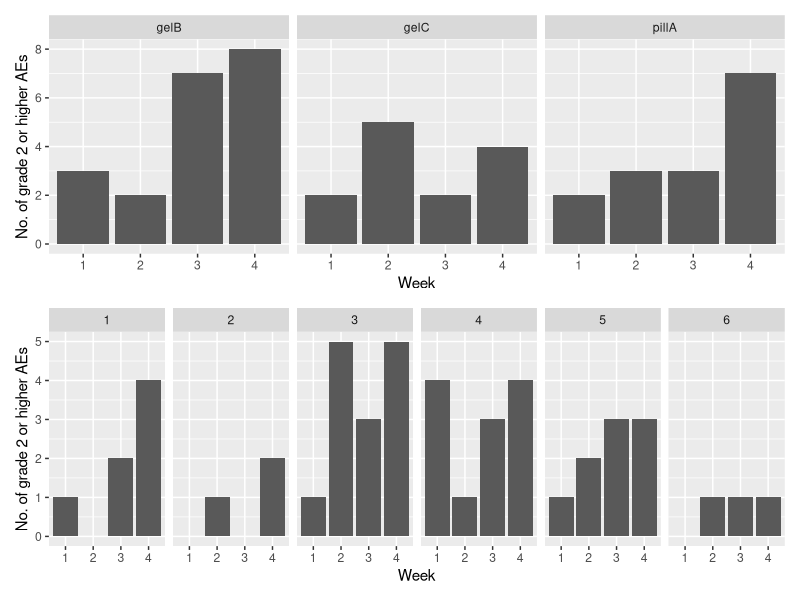
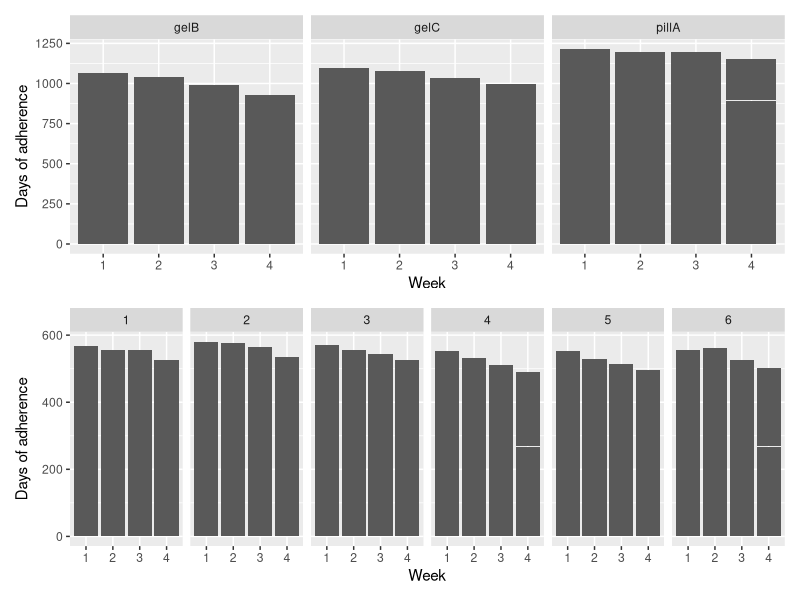

These figures' R source, in order:
## ---- chunk 1
knitr::opts_chunk$set(echo = TRUE)

#load libraries
library(tidyverse)
library(patchwork)

#load data
bl.data=read.csv("baseline.csv")[,-c(1,3:5)]
endpt.data=read.csv("endpoints.csv")
## ---- chunk 2
#merge and tidy data (NO MISSINGNESS, n=30 in each of the 6 sequences)
all.data=merge(endpt.data,bl.data,by="ptid") %>%
  mutate(sequence1=factor(ifelse(period1=="Pill A" & period2=="Gel B" & period3=="Gel C",1,
                  ifelse(period1=="Gel C" & period2=="Pill A" & period3=="Gel B",2,
                  ifelse(period1=="Gel B" & period2=="Gel C" & period3=="Pill A",3,
                  ifelse(period1=="Gel B" & period2=="Pill A" & period3=="Gel C",4,
                  ifelse(period1=="Pill A" & period2=="Gel C" & period3=="Gel B",5,6)))))),
         sequence2=factor(ifelse(sequence1==1 | sequence1==4,0,
                          ifelse(sequence1==2 | sequence1==5,1,2)))) %>%
  pivot_longer(cols=AE_pillA_week1:Adhere_gelC_week4,names_to=c("AE.or.Adhere","trt","week"),
               names_pattern="(..)_(.*)_(.*)",values_to="AE.or.adhere.val") %>%
  mutate(AE.or.Adhere=ifelse(AE.or.Adhere=="re","Adhere","AE"),
         week=str_sub(week,5,-1))

View(all.data)
## ---- chunk 3
#PRIMARY OBJECTIVES (safety and adherence)

#Safety
ae.plot1=all.data %>%
  dplyr::filter(AE.or.Adhere=="AE") %>%
  dplyr::select(trt,AE.or.adhere.val,week) %>%
  ggplot(aes(x=week,y=AE.or.adhere.val))+
  geom_histogram(stat="identity")+
  facet_grid(.~trt)+
  labs(y="No. of grade 2 or higher AEs",x="Week")

ae.plot2=all.data %>%
  dplyr::filter(AE.or.Adhere=="AE") %>%
  dplyr::select(trt,AE.or.adhere.val,week,sequence1) %>%
  ggplot(aes(x=week,y=AE.or.adhere.val))+
  geom_histogram(stat="identity")+
  facet_grid(.~sequence1)+
  labs(y="No. of grade 2 or higher AEs",x="Week")

ae.plot1/ae.plot2
## ---- chunk 4
#Adherence day (ACROSS ALL 6 SEQUENCES)
adherence.plot1=all.data %>%
  dplyr::filter(AE.or.Adhere=="Adhere") %>%
  dplyr::select(trt,AE.or.adhere.val,week) %>%
  ggplot(aes(x=week,y=AE.or.adhere.val))+
  geom_histogram(stat="identity")+
  facet_grid(.~trt)+
  labs(y="Days of adherence",x="Week")

adherence.plot2=all.data %>%
  dplyr::filter(AE.or.Adhere=="Adhere") %>%
  dplyr::select(trt,AE.or.adhere.val,week,sequence1) %>%
  ggplot(aes(x=week,y=AE.or.adhere.val))+
  geom_histogram(stat="identity")+
  facet_grid(.~sequence1)+
  labs(y="Days of adherence",x="Week")

adherence.plot1/adherence.plot2
## ---- chunk 5
#SECONDARY OBJECTIVES (pharmacokinetics and demographic differences)

